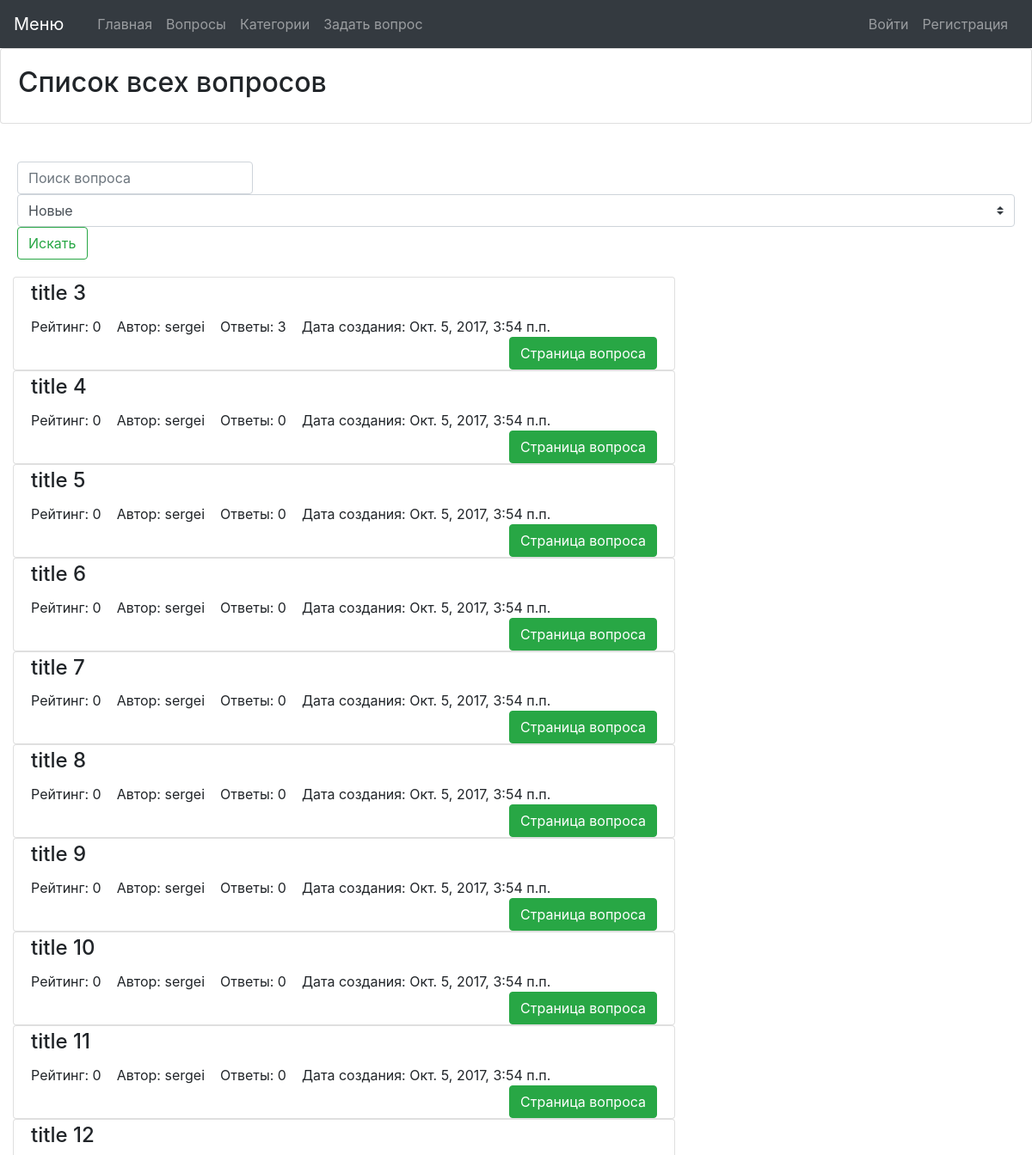
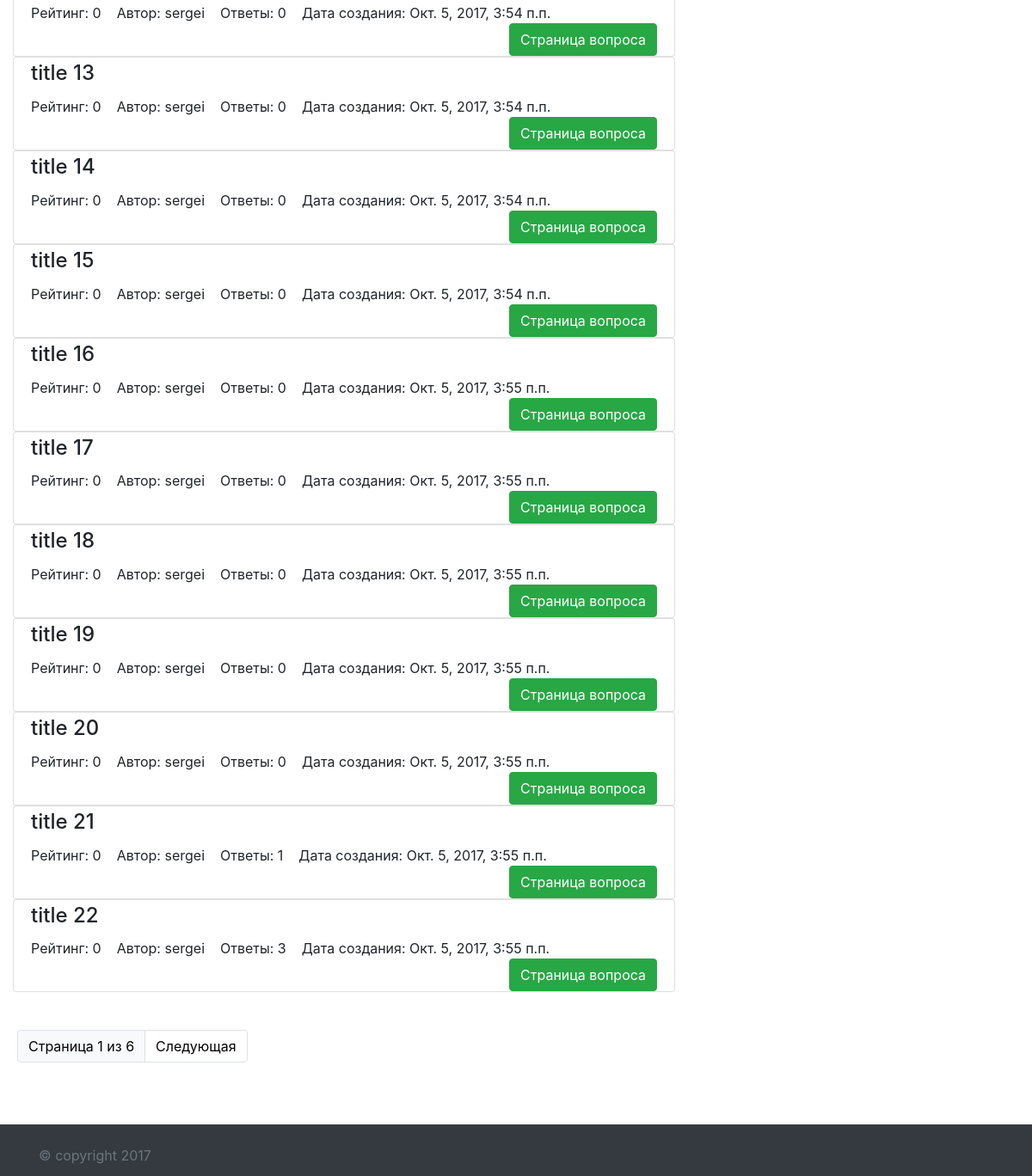
Screenshot of /questions/ with the database file from the repository (2 pictures, top to bottom).
### questions/models.py (models this page shows, shortened)
class Question(models.Model):
    author = models.ForeignKey(settings.AUTH_USER_MODEL)
    title = models.CharField(max_length=255, verbose_name=u'заголовок')
    text = models.TextField(verbose_name=u'описание')
    created_at = models.DateTimeField(auto_now_add=True, verbose_name=u'дата создания')
    rating = models.PositiveIntegerField(default=0, verbose_name=u'рейтинг')
    categories = models.ManyToManyField(Category, related_name='questions')
    class Meta:
        verbose_name = u'Вопрос'
        verbose_name_plural = u'Вопросы'
        ordering = ('-created_at', )

### questions/views.py (the view)
class QuestionList(ListView):
    template_name = "question_list.html"
    model = Question
    paginate_by = 20
    def dispatch(self, request, *args, **kwargs):
        self.form = QuestionListForm(request.GET)
        self.form.is_valid()
        return super(QuestionList, self).dispatch(request, *args, **kwargs)
    def get_queryset(self):
        queryset = Question.objects.all()
        if self.form.cleaned_data.get('search'):
            queryset = queryset.filter(title=self.form.cleaned_data['search'])
        if self.form.cleaned_data.get('sort_field'):
            queryset = queryset.order_by(self.form.cleaned_data['sort_field'])
        queryset = queryset.annotate(answers_count=Count('answers__id'))
        return queryset
    def get_context_data(self, **kwargs):
        context = super(QuestionList, self).get_context_data(**kwargs)
        context['form'] = self.form
        return context

### questions/forms.py
class QuestionListForm(forms.Form):
    search = forms.CharField(required=False)
    sort_field = forms.ChoiceField(choices=(('-created_at', u'Новые'), ('created_at', u'Старые'),
                                            ('title', u'Заголовок'), ('-answers_count', u'Кол-во ответов'),
                                            ('-rating', u'Рейтинг')), required=False)
    """
    def clean_search(self):
        search = self.cleaned_data.get('search')
        raise forms.ValidationError(u'Я неправильный поиск!')
        return search
    """

### questions/templates/question_list.html (shortened to what this page needs)
{% extends 'base.html' %}
{% block caption %}Список всех вопросов{% endblock %}
{% block content %}
    <div class="card-body">
    <form action="" class="form-inline my-2 my-lg-0">
        <input type="text" name="search" id="id_search" class="form-control mr-sm-2" placeholder="Поиск вопроса" />
        <select name="sort_field" id="id_sort_field" class="custom-select">
            <option value="-created_at">Новые</option>
        </select>
        <button type="submit" class="btn btn-outline-success">Искать</button>
    </form>
    </div>
    <div class="col-sm-8">
    {% for question in object_list %}
    <div class="row">
      <div class="col">
        <div class="card">
          <div class="card-body">
            <h4 class="card-title" style="margin-top: -16px;">{{ question.title }}</h4>
            <span class="card-text">Рейтинг: {{ question.rating }}</span>&nbsp;&nbsp;&nbsp;
            <span class="card-text">Автор: {{ question.author }}</span>&nbsp;&nbsp;&nbsp;
            <span class="card-text">Ответы: {{ question.answers_count }}</span>&nbsp;&nbsp;&nbsp;
            <span class="card-text">Дата создания: {{ question.created_at }}</span>
            <a href="{% url 'question_detail' pk=question.id %}" class="btn btn-success" style="float:right;margin-bottom:-20px;">Страница вопроса</a>
          </div>
        </div>
      </div>
    </div>
    {% endfor %}<br/>
    </div>
    <div class="card-body">
    {% if is_paginated %}
        <nav aria-label="Page navigation example">
          <ul class="pagination">
            <li class="page-item"><a class="page-link bg-light" href="#" style="color: black;">Страница {{ page_obj.number }} из {{ page_obj.paginator.num_pages }}</a></li>
        {% if page_obj.has_next %}
            <li class="page-item"><a class="page-link" href="?page={{ page_obj.next_page_number }}" style="color: black;">Следующая</a></li>
        {% endif %}
          </ul>
        </nav>
    {% endif %}
    </div>
{% endblock %}

### static/style.css (style rules this page uses)
html { position: relative; min-height: 100%; }
body { margin-bottom: 60px; }

### rows the page displays
Question: title "title 3", rating "0", author "sergei", answers_count "3", created_at "Окт. 5, 2017, 3:54 п.п."
Question: title "title 4", rating "0", author "sergei", answers_count "0", created_at "Окт. 5, 2017, 3:54 п.п."
Question: title "title 5", rating "0", author "sergei", answers_count "0", created_at "Окт. 5, 2017, 3:54 п.п."
Question: title "title 6", rating "0", author "sergei", answers_count "0", created_at "Окт. 5, 2017, 3:54 п.п."
Question: title "title 7", rating "0", author "sergei", answers_count "0", created_at "Окт. 5, 2017, 3:54 п.п."
Question: title "title 8", rating "0", author "sergei", answers_count "0", created_at "Окт. 5, 2017, 3:54 п.п."
Question: title "title 9", rating "0", author "sergei", answers_count "0", created_at "Окт. 5, 2017, 3:54 п.п."
Question: title "title 10", rating "0", author "sergei", answers_count "0", created_at "Окт. 5, 2017, 3:54 п.п."
Question: title "title 11", rating "0", author "sergei", answers_count "0", created_at "Окт. 5, 2017, 3:54 п.п."
Question: title "title 12", rating "0", author "sergei", answers_count "0", created_at "Окт. 5, 2017, 3:54 п.п."
Question: title "title 13", rating "0", author "sergei", answers_count "0", created_at "Окт. 5, 2017, 3:54 п.п."
Question: title "title 14", rating "0", author "sergei", answers_count "0", created_at "Окт. 5, 2017, 3:54 п.п."
Question: title "title 15", rating "0", author "sergei", answers_count "0", created_at "Окт. 5, 2017, 3:54 п.п."
Question: title "title 16", rating "0", author "sergei", answers_count "0", created_at "Окт. 5, 2017, 3:55 п.п."
Question: title "title 17", rating "0", author "sergei", answers_count "0", created_at "Окт. 5, 2017, 3:55 п.п."
Question: title "title 18", rating "0", author "sergei", answers_count "0", created_at "Окт. 5, 2017, 3:55 п.п."
Question: title "title 19", rating "0", author "sergei", answers_count "0", created_at "Окт. 5, 2017, 3:55 п.п."
Question: title "title 20", rating "0", author "sergei", answers_count "0", created_at "Окт. 5, 2017, 3:55 п.п."
Question: title "title 21", rating "0", author "sergei", answers_count "1", created_at "Окт. 5, 2017, 3:55 п.п."
Question: title "title 22", rating "0", author "sergei", answers_count "3", created_at "Окт. 5, 2017, 3:55 п.п."

### other values shown
{{ page_obj.number }} "1"
{{ page_obj.paginator.num_pages }} "6"
